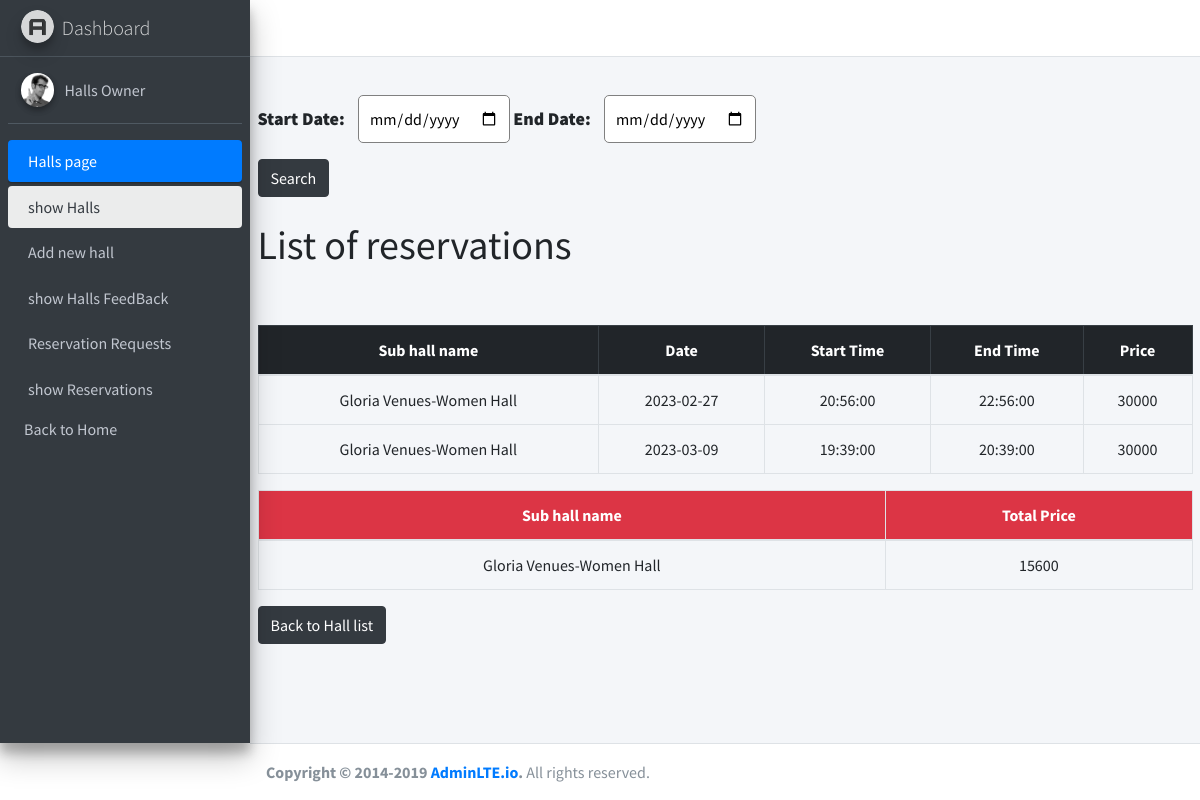
The app's page /admin/resdetails.php?hallId=83&start_date=null&end_date=null (signed in) with its own data.
### tables this page shows
CREATE TABLE `reservations` (
  `id` int NOT NULL,
  `event_type` varchar(255) NOT NULL,
  `number_guests` int NOT NULL,
  `date` date NOT NULL,
  `start_time` time NOT NULL,
  `end_time` time NOT NULL,
  `notes` varchar(1000) NOT NULL,
  `hall_id` int NOT NULL,
  `user_id` int NOT NULL,
  `status` enum('pending','approved','canceled') NOT NULL DEFAULT 'pending',
  `created_at` datetime NOT NULL DEFAULT CURRENT_TIMESTAMP,
  `price` int NOT NULL
);

CREATE TABLE `subhalls` (
  `id` int NOT NULL,
  `name` varchar(200) NOT NULL,
  `type` int NOT NULL,
  `number_of_guests` int NOT NULL,
  `hall_describtion` varchar(500) NOT NULL,
  `services` varchar(500) NOT NULL,
  `image_view` varchar(300) NOT NULL,
  `hall_id` int NOT NULL,
  `num_of_reservation` int NOT NULL DEFAULT '0',
  `price` int NOT NULL
);

### admin/handlers/get-test.php (called while the page is built)
<?php
$hall_id=$_GET['hallId'];
$test= $hall_id;
$sql1="SELECT h.id FROM subhalls h where h.hall_id ='$test'";
$sqlResult1=mysqli_query($conn,$sql1);
$hallData=mysqli_fetch_all($sqlResult1);
?>

### admin/resdetails.php (the view, shortened to what this page needs)
<?php session_start();
require("handlers/db.php");
require("handlers/get-test.php");
require("inc/header.php");
?>
<main role="main" class="flex-shrink-0 ">
        <div class="container">
          <form >
          <div class="form-group">
  <label  class="font-weight-bold" for="start_date"><strong>Start Date: </strong> </label>
  <input type="date" id="start_date" name="start_date" value="<?= 'null'?>>
  </div>
  <br>
  <br>
  <div class="form-group">
  <label class="font-weight-bold" for="end_date"><strong>End Date: </strong> </label>
  <input type="date" id="end_date" name="end_date">
  </div>
  <input class="btn btn-dark " type="submit" value="Search">
</form>
        <br>
            <h1>List of reservations</h1>
            <br>
        <br>
            <table class="table table-bordered text-center justify-content-start">
                <thead  class="table-dark">
                    <tr>
    <th>Sub hall name</th>
    <th>Date</th>
    <th>Start Time</th>
    <th>End Time</th>
    <th>Price</th>
         </tr>
                </thead>
                <tbody>
<?php
      $start_date=$_GET['start_date'];
      $end_date=$_GET['end_date'];
      if($start_date!='null' and $end_date!='null'  ){
      if((isset($start_date)) and (isset($end_date)) ){
        $newDateS = date("Y-m-d", strtotime($start_date));
        $newDateE = date("Y-m-d", strtotime($end_date));
       foreach($hallData as $inner_array) {
           foreach($inner_array as $element) {
             $sql="SELECT *,subhalls.name FROM reservations
             JOIN subhalls ON reservations.hall_id = subhalls.id
             WHERE reservations.hall_id = $element and reservations.status='approved'  and reservations.date BETWEEN '$newDateS'  AND '$newDateE'
             ";
             $query=mysqli_query($conn,$sql);
             $halls1=mysqli_fetch_all($query,MYSQLI_ASSOC);
       ?>
         <?php    foreach($halls1 as $event ) {?>
               <tr>
               <td><?php echo $event['name']; ?></td>
               <td><?php echo $event['date']; ?></td>
               <td><?php echo $event['start_time']; ?></td>
               <td><?php echo $event['end_time']; ?></td>
               <td><?php echo $event['price']; ?></td>
               </tr>
           <?php }
           }
         }
        }?>
      <table class="table table-bordered text-center justify-content-start">
                <thead  class="bg-danger text-dark">
                    <tr>
    <th>Sub hall name</th>
    <th>Total Price</th>
                    </tr>
                </thead>
                <tbody>
<?php
foreach($hallData as $inner_array) {
    foreach($inner_array as $element) {
  $sql2=" SELECT subhalls.name as hall_name, SUM(subhalls.price) as total_price FROM reservations
  JOIN subhalls ON reservations.hall_id = subhalls.id
  WHERE reservations.hall_id = $element and reservations.status='approved'  and reservations.date BETWEEN '$newDateS'  AND '$newDateE'
  GROUP BY reservations.hall_id, subhalls.name
 ";
      $query2=mysqli_query($conn,$sql2);
     $halls2=mysqli_fetch_all($query2,MYSQLI_ASSOC);
     $query2=mysqli_query($conn,$sql2);
?>
  <?php    foreach($halls2 as $event ) {?>
        <tr>
        <td><?php echo $event['hall_name']; ?></td>
        <td><?php echo $event['total_price']; ?></td>
        </tr>
    <?php }
    }
  }
?>
                </tbody>
            </table>
   <?php   }else{
        foreach($hallData as $inner_array) {
          foreach($inner_array as $element) {
            $sql="SELECT *,subhalls.name FROM reservations
            JOIN subhalls ON reservations.hall_id = subhalls.id
            WHERE reservations.hall_id = $element and reservations.status='approved'
            ";
            $query=mysqli_query($conn,$sql);
            $halls1=mysqli_fetch_all($query,MYSQLI_ASSOC);
      ?>
        <?php    foreach($halls1 as $event ) {?>
              <tr>
              <td><?php echo $event['name']; ?></td>
              <td><?php echo $event['date']; ?></td>
              <td><?php echo $event['start_time']; ?></td>
              <td><?php echo $event['end_time']; ?></td>
              <td><?php echo $event['price']; ?></td>
              </tr>
          <?php }
          }
        }?>
<table class="table table-bordered text-center justify-content-start">
                <thead  class="bg-danger text-dark">
                    <tr>
    <th>Sub hall name</th>
    <th>Total Price</th>
                    </tr>
                </thead>
                <tbody>
<?php
foreach($hallData as $inner_array) {
    foreach($inner_array as $element) {
  $sql2=" SELECT subhalls.name as hall_name, SUM(reservations.price) as total_price FROM reservations
  JOIN subhalls ON reservations.hall_id = subhalls.id
  WHERE reservations.hall_id = $element and reservations.status='approved'
  GROUP BY reservations.hall_id, subhalls.name
 ";
      $query2=mysqli_query($conn,$sql2);
     $halls2=mysqli_fetch_all($query2,MYSQLI_ASSOC);
?>
  <?php    foreach($halls2 as $event ) {?>
        <tr>
        <td><?php echo $event['hall_name']; ?></td>
        <td><?php echo $event['total_price']; ?></td>
        </tr>
    <?php }
    }
  }
?>
                </tbody>
            </table>
            <button onclick="history.back()"  class="btn btn-dark">Back to Hall list</button>
 <?php
}
      ?>
                </tbody>
            </table>
        </div>
    </main>
  <?php
require("inc/footer.php");
?>

### admin/resdetails.php (style rules this page uses)
label { font-size: 18px; font-weight: bold; margin-right: 10px; }
input[type="date"] { padding: 10px; font-size: 16px; border-radius: 5px; border: 1px solid gray; }

### records on screen
subhalls: hall_name "Gloria Venues-Women Hall", total_price "15600"
reservations: hall.name "Gloria Venues-Women Hall", date "2023-02-27", start_time "20:56:00", end_time "22:56:00", hall.price "30000"
reservations: hall.name "Gloria Venues-Women Hall", date "2023-03-09", start_time "19:39:00", end_time "20:39:00", hall.price "30000"
